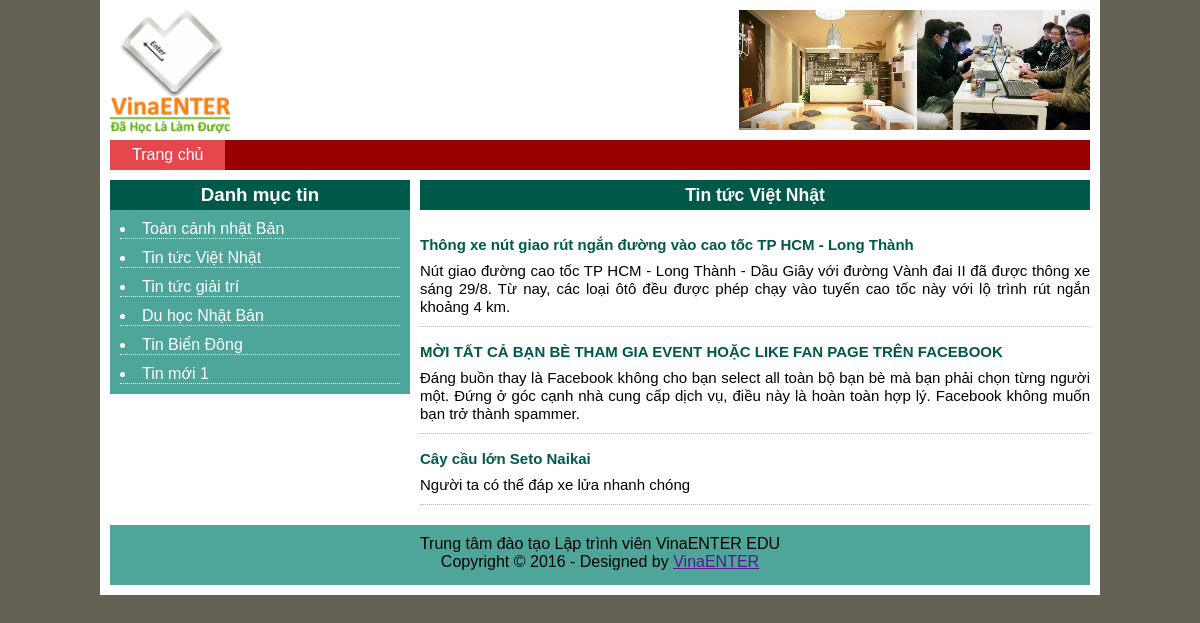
The app's page /cat.php?cid=2 with its own data.
### tables this page shows
CREATE TABLE `danhmuctin` (
  `ID_DanhMucTin` int(255) NOT NULL,
  `TenDanhMucTin` varchar(120) NOT NULL
);

CREATE TABLE `tintuc` (
  `ID_TinTuc` int(255) NOT NULL,
  `TenTinTuc` varchar(120) NOT NULL,
  `MoTa` text NOT NULL,
  `HinhAnh` varchar(120) NOT NULL,
  `ChiTiet` text,
  `NgayDang` timestamp NULL DEFAULT NULL,
  `ID_DanhMucTin` int(255) NOT NULL
);

### inc/left_bar.php (the view)
<?php
	$query = "SELECT * FROM danhmuctin";
	$result = $mysqli->query($query);
?>
<h3>Danh mục tin</h3>
<ul>
	<?php
		while ($arDanhMucTin = mysqli_fetch_assoc($result)) {
			$idDanhMucTin = $arDanhMucTin['ID_DanhMucTin'];
			$tenDanhMucTin = $arDanhMucTin['TenDanhMucTin'];
	?>
			<li><a href="cat.php?cid=<?php echo $idDanhMucTin; ?>" title=""><?php echo $tenDanhMucTin; ?></a></li>
	<?php
		}
	?>
</ul>

### inc/cat.php (shortened to what this page needs)
<?php
	$id_danhmuctin = $_GET['cid'];
	$queryTTByID = "SELECT * FROM tintuc WHERE ID_DanhMucTin = {$id_danhmuctin} ORDER BY ID_TinTuc DESC";
	$result = $mysqli->query($queryTTByID);
	$sql = "SELECT * FROM danhmuctin WHERE ID_DanhMucTin = {$id_danhmuctin}";
	$resul1 = $mysqli->query($sql);
	$arTenDanhMuc = mysqli_fetch_assoc($resul1);
	$tenDanhMucTin = $arTenDanhMuc['TenDanhMucTin'];
?>
<h3><?php echo $tenDanhMucTin; ?></h3>
<div class="main-content items-new">
	<ul>
	<?php
		while ($arTTByID = mysqli_fetch_assoc($result)) {
			$tenTinTuc = $arTTByID['TenTinTuc'];
			$mota = $arTTByID['MoTa'];
			$idTinTuc = $arTTByID['ID_TinTuc'];
	?>
		<li>
			<h2>
				<a href="detail.php?id=<?php echo $idTinTuc; ?>" title=""><?php echo $tenTinTuc;?></a>
			</h2>
			<div class="item">
				<p><?php echo $mota; ?></p>
			</div>
		</li>
		<?php
			}
		?>
	</ul>
</div>

### style.css (style rules this page uses)
* { margin: 0; padding: 0; }
body { background: none repeat scroll 0 0 #646255; font-family: arial; }
ul { list-style: none outside none; }
#content h3 { background: none repeat scroll 0 0 #005949; color: #FFFFFF; height: 30px; line-height: 30px; text-align: center; }
#content .content-left ul { margin: 10px; }
#content .content-left ul li { border-bottom: 1px dotted #FFFFFF; color: #FFFFFF; list-style: disc inside none; margin: 10px 0; }
#content .content-left ul li a { color: #FFFFFF; font-size: 16px; text-decoration: none; }
.main-content { margin-top: 10px; }
.items-new ul { list-style: none outside none; }
.items-new ul li { border-bottom: 1px dotted #BBBBBB; padding: 10px 0; }
.items-new ul li h2 { margin-bottom: 6px; }
.items-new ul li h2 a { color: #005949; font-size: 15px; text-decoration: none; }
.items-new ul li .item p { line-height: 18px; }

### records on screen
danhmuctin: TenDanhMucTin "Toàn cảnh nhật Bản"
danhmuctin: TenDanhMucTin "Tin tức Việt Nhật"
danhmuctin: TenDanhMucTin "Tin tức giải trí"
danhmuctin: TenDanhMucTin "Du học Nhật Bản"
danhmuctin: TenDanhMucTin "Tin Biển Đông"
danhmuctin: TenDanhMucTin "Tin mới 1"
tintuc: TenTinTuc "Thông xe nút giao rút ngắn đường vào cao tốc TP HCM - Long Thành", MoTa "Nút giao đường cao tốc TP HCM - Long Thành - Dầu Giây với đường Vành đai II đã được thông xe sáng 29/8. Từ nay, các loại ôtô đều được phép chạy vào tuyến cao tốc này với lộ trình rút ngắn khoảng 4 km."
tintuc: TenTinTuc "MỜI TẤT CẢ BẠN BÈ THAM GIA EVENT HOẶC LIKE FAN PAGE TRÊN FACEBOOK", MoTa "Đáng buồn thay là Facebook không cho bạn select all toàn bộ bạn bè mà bạn phải chọn từng người một. Đứng ở góc cạnh nhà cung cấp dịch vụ, điều này là hoàn toàn hợp lý. Facebook không muốn bạn trở thành spammer."
tintuc: TenTinTuc "Cây cầu lớn Seto Naikai", MoTa "Người ta có thể đáp xe lửa nhanh chóng"
